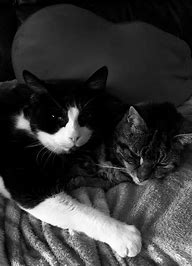
#> input picture images/black.jpeg, 192 x 266 px
$ jupyter execute program2.ipynb
#> lines starting #> are read from the running program, lines starting #| are printed output that depends on the picture
[cell 1]
import cv2
import matplotlib.pyplot as plt

#gray scale and color image
gray = cv2.imread('images/black.jpeg')
#> gray is the input picture: shape (266, 192, 3); min 0, max 255, mean 53.7
color = cv2.imread('images/colour.jpg')
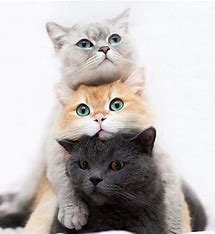
#> input picture images/colour.jpg, 215 x 234 px
#> color is the input picture: shape (234, 215, 3); mean B, G, R 185.1, 186.2, 191.7

#resizing and printing the image
gray= cv2.resize(gray, (400,400))
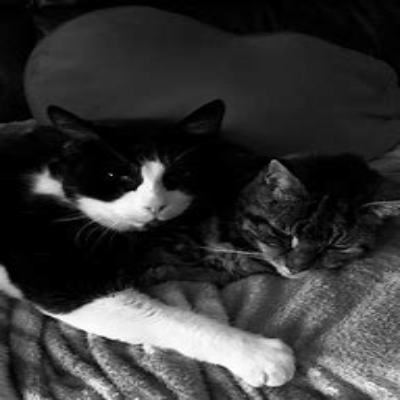
#> gray: shape (400, 400, 3); min 0, max 255, mean 53.6
cv2.imshow('GRAY IMAGE',gray)


color= cv2.resize(color, (400,400))
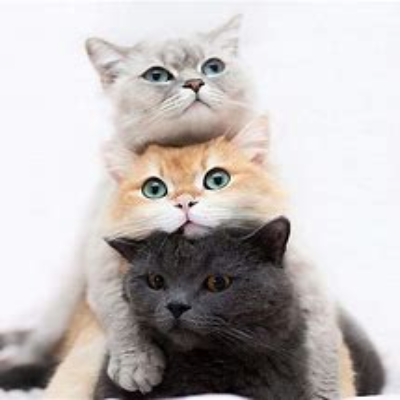
#> color: shape (400, 400, 3); mean B, G, R 185, 186.1, 191.6
cv2.imshow('COLOR IMAGE',color)


hist = cv2.calcHist([gray],[0],None,[256],[0,256])
#> hist = 256 values, max 12513 at index 0, min 3 at index 255, mean 625
hist1 = cv2.calcHist([color],[1],None,[256],[0,256])
#> hist1 = 256 values, max 32521 at index 248, min 5 at index 255, mean 625
plt.figure()
plt.title("GRAYSCALE HISTOGRAM")
plt.xlabel('grayscale value')
plt.ylabel('pixels count')
plt.stem(hist)
plt.show()
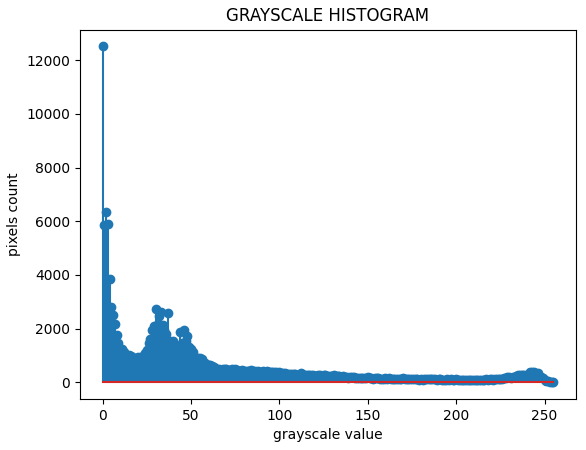
#> figure drawn by matplotlib, 1 panel; curve peaks at x = 0, y = 12513

plt.figure()
plt.title("COLOR HISTOGRAM")
plt.xlabel('color value')
plt.ylabel('pixels count')
plt.stem(hist1)
plt.show()
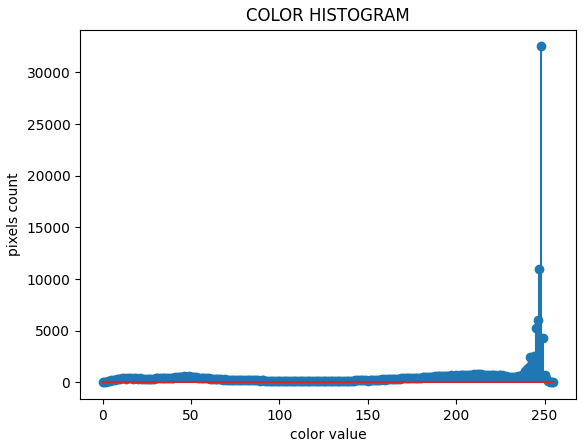
#> figure drawn by matplotlib, 1 panel; curve peaks at x = 248, y = 32521
cv2.waitKey(0)
